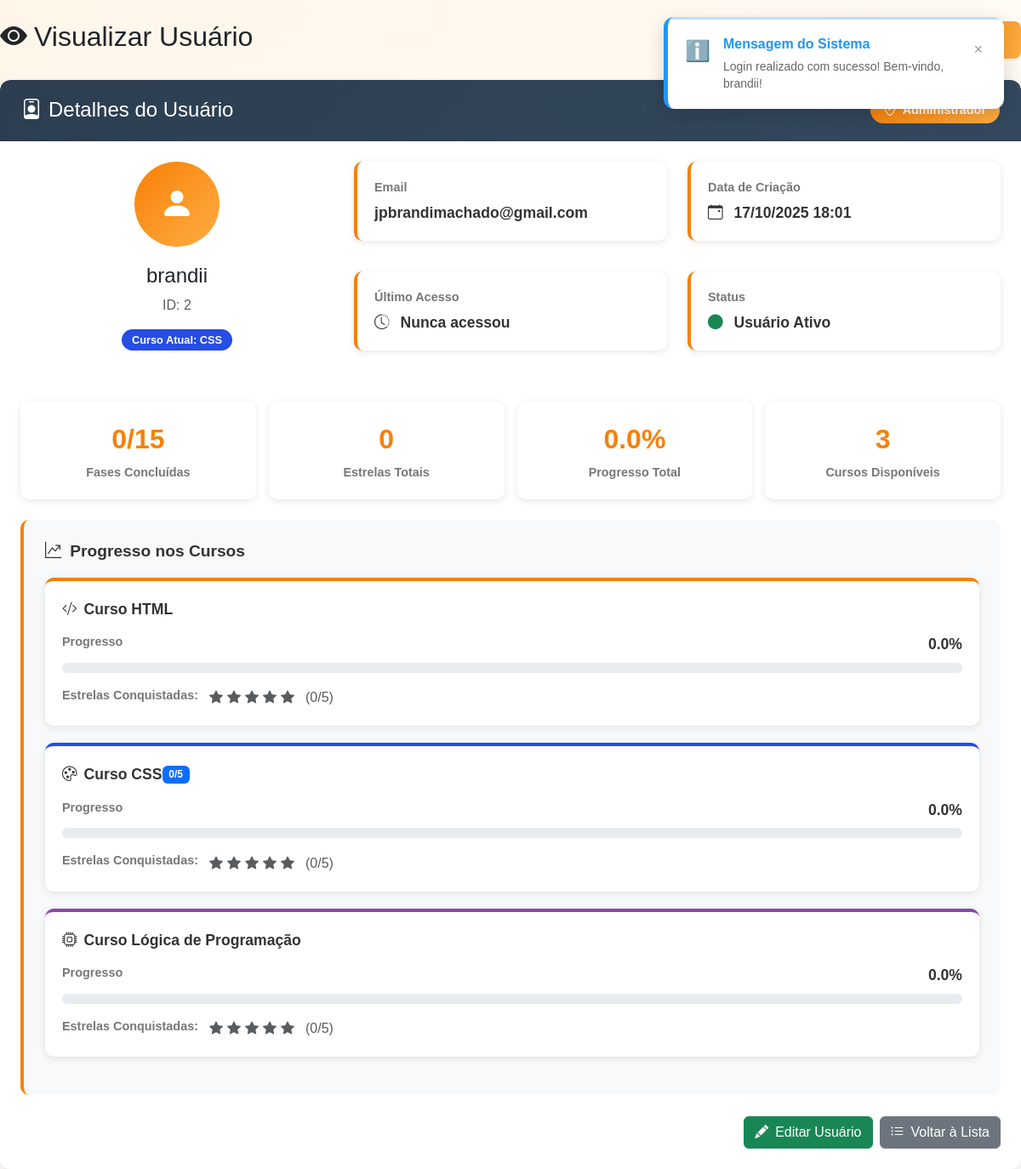
Screenshot of /usuario-view.php?id=2 (signed in) with the database file from the repository.
### tables this page shows
CREATE TABLE `usuarios` (
  `id` int NOT NULL AUTO_INCREMENT,
  `email` varchar(255) NOT NULL,
  `nome` varchar(255) NOT NULL,
  `senha` varchar(255) NOT NULL,
  `curso_escolhido` varchar(50) DEFAULT '',
  `progresso_html` int DEFAULT '0',
  `estrelas_html` int DEFAULT '0',
  `progresso_css` int DEFAULT '0',
  `estrelas_css` int DEFAULT '0',
  `progresso_logica` int DEFAULT '0',
  `estrelas_logica` int DEFAULT '0',
  `is_admin` tinyint(1) DEFAULT '0',
  `data_criacao` timestamp NULL DEFAULT CURRENT_TIMESTAMP,
  `ultimo_acesso` timestamp NULL DEFAULT NULL,
  `ultima_atualizacao` timestamp NULL DEFAULT CURRENT_TIMESTAMP ON UPDATE CURRENT_TIMESTAMP,
  PRIMARY KEY (`id`),
  UNIQUE KEY `email_unique` (`email`),
  KEY `idx_usuario_email` (`email`),
  KEY `idx_usuarios_admin` (`is_admin`),
  KEY `idx_usuarios_data_criacao` (`data_criacao`)
);

### usuario-view.php (the view, shortened to what this page needs)
<?php
require 'conexao.php';
$usuario_id = mysqli_real_escape_string($conexao, $_GET['id']);
$sql = "SELECT * FROM usuarios WHERE id='$usuario_id'";
$query = mysqli_query($conexao, $sql);
$usuario = mysqli_fetch_assoc($query);
$progresso_total = (
    ($usuario['progresso_html'] ?? 0) +
    ($usuario['progresso_css'] ?? 0) +
    ($usuario['progresso_logica'] ?? 0)
);
$max_progresso = 15;
$percentual_total = ($progresso_total / $max_progresso) * 100;
$estrelas_totais = (
    ($usuario['estrelas_html'] ?? 0) +
    ($usuario['estrelas_css'] ?? 0) +
    ($usuario['estrelas_logica'] ?? 0)
);
?>
<!DOCTYPE html>
<html lang="pt-br">
<head>
    <link rel="stylesheet" href="notification.css">
    <link href="https://cdn.jsdelivr.net/npm/bootstrap@5.3.8/dist/css/bootstrap.min.css" rel="stylesheet">
    <link rel="stylesheet" href="https://cdn.jsdelivr.net/npm/bootstrap-icons@1.13.1/font/bootstrap-icons.min.css">
</head>
<body>
    <div class="admin-container mt-4">
        <div class="d-flex justify-content-between align-items-center mb-4">
            <h2 class="text-dark"><i class="bi bi-eye-fill me-2"></i>Visualizar Usuário</h2>
            <a href="crud.php" class="btn btn-admin">
            </a>
        </div>
        <div class="card user-profile-card">
            <div class="card-header card-header-custom">
                <div class="d-flex justify-content-between align-items-center">
                    <h4 class="mb-0"><i class="bi bi-person-badge me-2"></i>Detalhes do Usuário</h4>
                    <span class="badge <?php echo $usuario['is_admin'] ? 'badge-admin' : 'badge-user'; ?>">
                        <i class="bi bi-<?php echo $usuario['is_admin'] ? 'shield-check' : 'person'; ?> me-1"></i>
                        <?php echo $usuario['is_admin'] ? 'Administrador' : 'Usuário'; ?>
                    </span>
                </div>
            </div>
            <div class="card-body p-4">
                <div class="row mb-4">
                    <div class="col-md-4 text-center">
                        <div class="user-avatar-large">
                            <i class="bi bi-person-fill"></i>
                        </div>
                        <h4 class="mt-2"><?= htmlspecialchars($usuario['nome']); ?></h4>
                        <p class="text-muted">ID: <?= $usuario['id']; ?></p>
                        <span class="badge-curso badge-<?= $usuario['curso_escolhido'] ?? 'html' ?>">
                            Curso Atual: <?= strtoupper($usuario['curso_escolhido'] ?? 'html') ?>
                        </span>
                    </div>
                    <div class="col-md-8">
                        <div class="row">
                            <div class="col-md-6 mb-3">
                                <div class="info-card">
                                    <div class="info-label">Email</div>
                                    <div class="info-value"><?= htmlspecialchars($usuario['email']); ?></div>
                                </div>
                            </div>
                            <div class="col-md-6 mb-3">
                                <div class="info-card">
                                    <div class="info-label">Data de Criação</div>
                                    <div class="info-value">
                                        <i class="bi bi-calendar-event me-2"></i>
                                        <?= date('d/m/Y H:i', strtotime($usuario['data_criacao'])); ?>
                                    </div>
                                </div>
                            </div>
                            <div class="col-md-6 mb-3">
                                <div class="info-card">
                                    <div class="info-label">Último Acesso</div>
                                    <div class="info-value">
                                        <i class="bi bi-clock-history me-2"></i>
                                        <?= $usuario['ultimo_acesso'] ? date('d/m/Y H:i', strtotime($usuario['ultimo_acesso'])) : 'Nunca acessou'; ?>
                                    </div>
                                </div>
                            </div>
                            <div class="col-md-6 mb-3">
                                <div class="info-card">
                                    <div class="info-label">Status</div>
                                    <div class="info-value">
                                        <i class="bi bi-circle-fill me-2 text-success"></i>
                                        Usuário Ativo
                                    </div>
                                </div>
                            </div>
                        </div>
                    </div>
                </div>
                <div class="stats-grid mb-4">
                    <div class="stat-item">
                        <div class="stat-number"><?= $progresso_total ?>/15</div>
                        <div class="stat-label">Fases Concluídas</div>
                    </div>
                    <div class="stat-item">
                        <div class="stat-number"><?= $estrelas_totais ?></div>
                        <div class="stat-label">Estrelas Totais</div>
                    </div>
                    <div class="stat-item">
                        <div class="stat-number"><?= number_format($percentual_total, 1); ?>%</div>
                        <div class="stat-label">Progresso Total</div>
                    </div>
                    <div class="stat-item">
                        <div class="stat-number">3</div>
                        <div class="stat-label">Cursos Disponíveis</div>
                    </div>
                </div>
                <div class="progress-section">
                    <h5 class="progress-title">
                        <i class="bi bi-graph-up-arrow"></i>Progresso nos Cursos
                    </h5>
                    <div class="curso-card curso-html">
                        <div class="curso-header">
                            <span class="curso-name">
                                <i class="bi bi-code-slash me-2"></i>Curso HTML
                            </span>
                            <span class="badge bg-orange"><?= $usuario['progresso_html'] ?? 0 ?>/5</span>
                        </div>
                        <div class="mb-3">
                            <div class="d-flex justify-content-between mb-2">
                                <span class="info-label">Progresso</span>
                                <span class="info-value">
                                    <?= number_format((($usuario['progresso_html'] ?? 0) / 5) * 100, 1); ?>%
                                </span>
                            </div>
                            <div class="progress progress-bar-custom" style="height: 12px;">
                            </div>
                        </div>
                        <div class="stars-container">
                            <span class="info-label me-2">Estrelas Conquistadas:</span>
                            <?php
                            $estrelas_html = $usuario['estrelas_html'] ?? 0;
                            for($i = 0; $i < 5; $i++):
                                $estrela_class = $i < $estrelas_html ? 'text-warning' : 'text-muted';
                            ?>
                                <i class="bi bi-star-fill <?= $estrela_class ?>"></i>
                            <?php endfor; ?>
                            <span class="ms-2 text-muted">(<?= $estrelas_html ?>/5)</span>
                        </div>
                    </div>
                    <div class="curso-card curso-css">
                        <div class="curso-header">
                            <span class="curso-name">
                                <i class="bi bi-palette me-2"></i>Curso CSS
                            </span>
                            <span class="badge bg-primary"><?= $usuario['progresso_css'] ?? 0 ?>/5</span>
                        </div>
                        <div class="mb-3">
                            <div class="d-flex justify-content-between mb-2">
                                <span class="info-label">Progresso</span>
                                <span class="info-value">
                                    <?= number_format((($usuario['progresso_css'] ?? 0) / 5) * 100, 1); ?>%
                                </span>
                            </div>
                            <div class="progress progress-bar-custom" style="height: 12px;">
                            </div>
                        </div>
                        <div class="stars-container">
                            <span class="info-label me-2">Estrelas Conquistadas:</span>
                            <?php
                            $estrelas_css = $usuario['estrelas_css'] ?? 0;
                            for($i = 0; $i < 5; $i++):
                                $estrela_class = $i < $estrelas_css ? 'text-warning' : 'text-muted';
                            ?>
                                <i class="bi bi-star-fill <?= $estrela_class ?>"></i>
                            <?php endfor; ?>
                            <span class="ms-2 text-muted">(<?= $estrelas_css ?>/5)</span>
                        </div>
                    </div>
                    <div class="curso-card curso-logica">
                        <div class="curso-header">
                            <span class="curso-name">
                                <i class="bi bi-cpu me-2"></i>Curso Lógica de Programação
                            </span>
                            <span class="badge bg-purple"><?= $usuario['progresso_logica'] ?? 0 ?>/5</span>
                        </div>
                        <div class="mb-3">
                            <div class="d-flex justify-content-between mb-2">
                                <span class="info-label">Progresso</span>
                                <span class="info-value">
                                    <?= number_format((($usuario['progresso_logica'] ?? 0) / 5) * 100, 1); ?>%
                                </span>
                            </div>
                            <div class="progress progress-bar-custom" style="height: 12px;">
                            </div>
                        </div>
                        <div class="stars-container">
                            <span class="info-label me-2">Estrelas Conquistadas:</span>
                            <?php
                            $estrelas_logica = $usuario['estrelas_logica'] ?? 0;
                            for($i = 0; $i < 5; $i++):
                                $estrela_class = $i < $estrelas_logica ? 'text-warning' : 'text-muted';
                            ?>
                                <i class="bi bi-star-fill <?= $estrela_class ?>"></i>
                            <?php endfor; ?>
                            <span class="ms-2 text-muted">(<?= $estrelas_logica ?>/5)</span>
                        </div>
                    </div>
                </div>
                <div class="row mt-4">
                    <div class="col-12">
                        <div class="d-flex gap-2 justify-content-end">
                            <a href="usuario-edit.php?id=<?= $usuario['id']; ?>" class="btn btn-success">
                                <i class="bi bi-pencil-fill me-2"></i>Editar Usuário
                            </a>
                            <a href="crud.php" class="btn btn-secondary">
                                <i class="bi bi-list-ul me-2"></i>Voltar à Lista
                            </a>
                        </div>
                    </div>
                </div>
            </div>
        </div>
    </div>
</body>
</html>

### usuario-view.php (style rules this page uses)
:root { --primary-color: #F78008; --primary-dark: #e67200; --secondary-color: #4A90E2; --text-color: #333333; --text-light: #777777; --background-light: #F8F8F8; --white: #FFFFFF; --shadow: 0 4px 12px rgba(0, 0, 0, 0.1); }
body { background: linear-gradient(135deg, #fff6e9 0%, #ffffff 100%); font-family: "B612", sans-serif; min-height: 100vh; }
.admin-container { max-width: 1200px; margin: 0 auto; }
.card-header-custom { background: linear-gradient(135deg, #2c3e50 0%, #34495e 100%); color: white; border-radius: 12px 12px 0 0 !important; padding: 20px 25px; }
.user-profile-card { border: none; border-radius: 12px; box-shadow: var(--shadow); overflow: hidden; }
.user-avatar-large { width: 100px; height: 100px; background: linear-gradient(135deg, #F78008 0%, #ffae42 100%); border-radius: 50%; display: flex; align-items: center; justify-content: center; color: white; font-size: 2.5rem; margin: 0 auto 20px; }
.info-card { background: white; border-radius: 10px; padding: 20px; margin-bottom: 20px; box-shadow: 0 2px 8px rgba(0,0,0,0.1); border-left: 4px solid var(--primary-color); }
.info-label { font-weight: 600; color: var(--text-light); font-size: 0.9rem; margin-bottom: 5px; }
.info-value { font-weight: 700; color: var(--text-color); font-size: 1.1rem; }
.badge-admin { background: linear-gradient(135deg, #F78008 0%, #ffae42 100%); color: white; padding: 8px 16px; border-radius: 20px; font-size: 0.9rem; font-weight: 600; }
.progress-section { background: #f8f9fa; border-radius: 10px; padding: 25px; margin-bottom: 25px; border-left: 4px solid var(--primary-color); }
.progress-title { font-weight: 600; color: var(--text-color); margin-bottom: 20px; display: flex; align-items: center; gap: 10px; font-size: 1.2rem; }
.curso-card { background: white; border-radius: 10px; padding: 20px; margin-bottom: 20px; box-shadow: 0 2px 8px rgba(0,0,0,0.1); border-top: 4px solid; }
.curso-html { border-color: #F78008; }
.curso-css { border-color: #264de4; }
.curso-logica { border-color: #8e44ad; }
.curso-header { display: flex; justify-content: between; align-items: center; margin-bottom: 15px; }
.curso-name { font-weight: 700; font-size: 1.1rem; color: var(--text-color); }
.progress-bar-custom { border-radius: 10px; height: 20px; }
.stars-container { display: flex; align-items: center; gap: 5px; margin-top: 10px; }
.stats-grid { display: grid; grid-template-columns: repeat(auto-fit, minmax(180px, 1fr)); gap: 15px; margin-top: 20px; }
.stat-item { text-align: center; padding: 20px; background: white; border-radius: 10px; box-shadow: 0 2px 8px rgba(0,0,0,0.1); }
.stat-number { font-size: 2rem; font-weight: bold; color: var(--primary-color); margin-bottom: 5px; }
.stat-label { font-size: 0.9rem; color: var(--text-light); font-weight: 600; }
.btn-admin { background: linear-gradient(135deg, #F78008 0%, #ffae42 100%); border: none; color: white; padding: 10px 25px; border-radius: 8px; transition: all 0.3s ease; font-weight: 600; }
.badge-curso { font-size: 0.8rem; padding: 5px 12px; border-radius: 20px; font-weight: 600; }
.badge-css { background: #264de4; color: white; }

### rows the page displays
usuarios: nome "brandii", id "2", curso_escolhido "CSS", email "jpbrandimachado@gmail.com", data_criacao "17/10/2025 18:01", progresso_html "0", estrelas_html "0", percentual_total "0.0", (($usuario['progresso_html']??0)/5)*100 "0.0", progresso_css "0", (($usuario['progresso_css']??0)/5)*100 "0.0", estrelas_css "0", (($usuario['progresso_logica']??0)/5)*100 "0.0", estrelas_logica "0"
